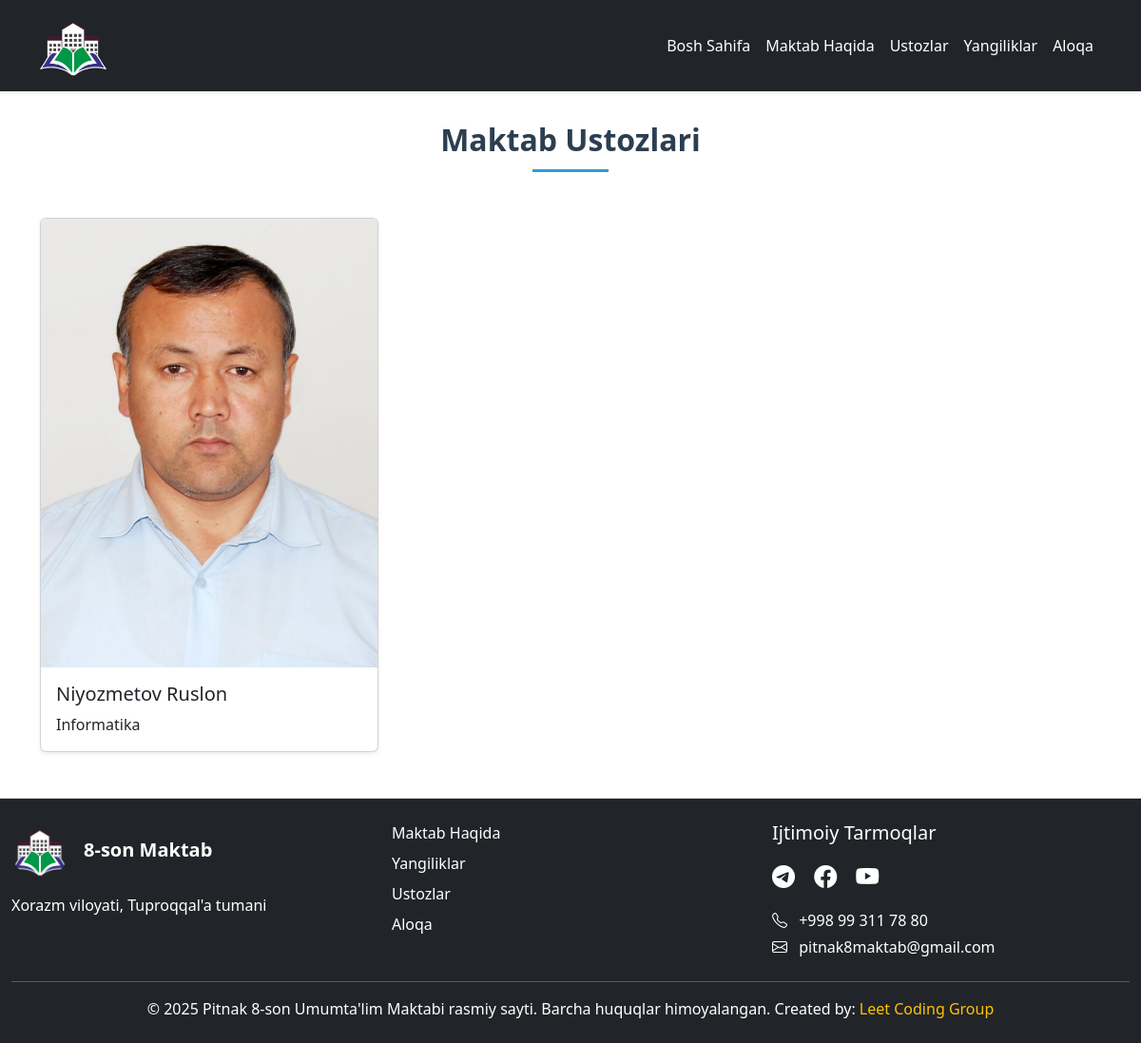
/teacher/, run on an earlier commit of the app's database.
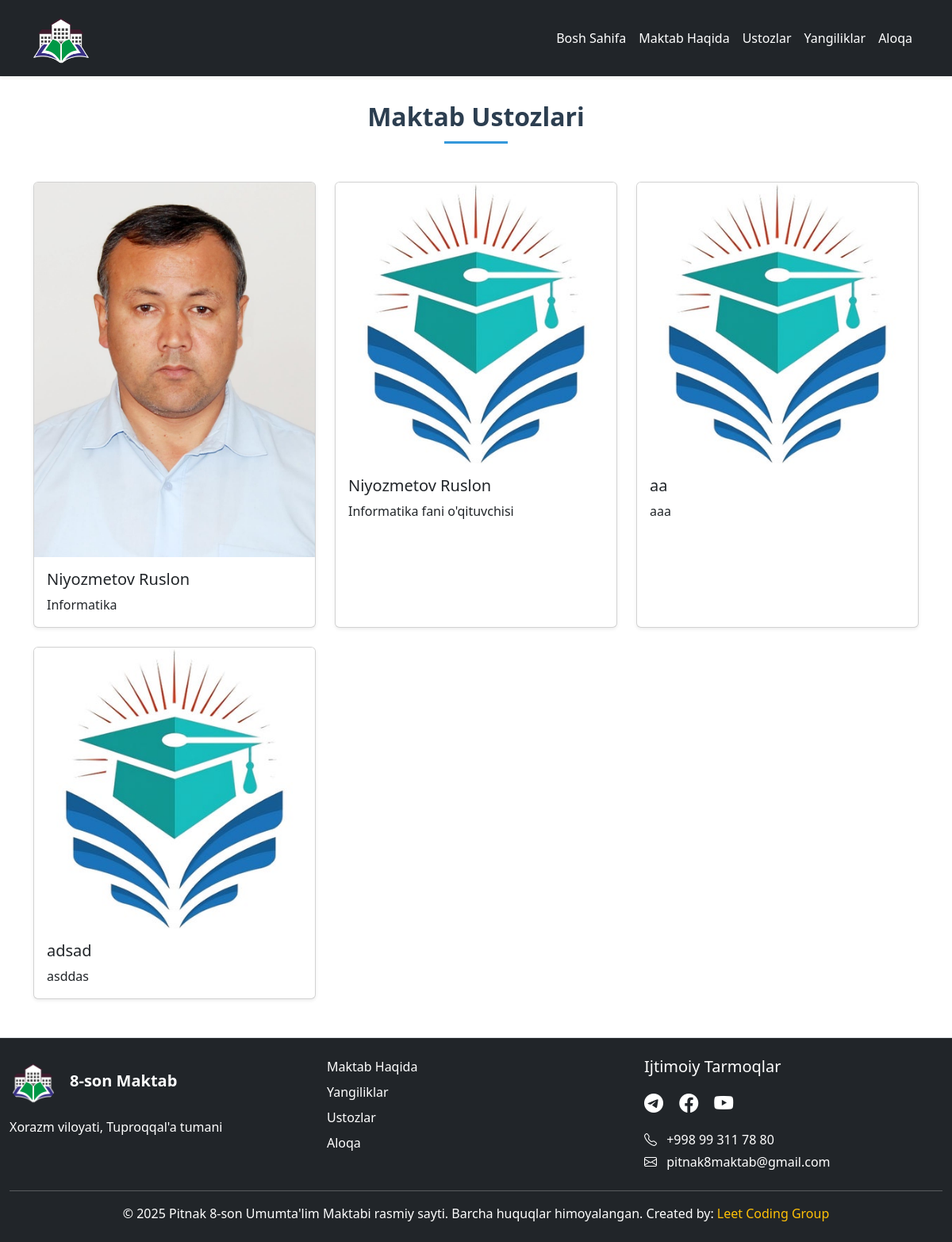
And on a later commit of the database.
### home/models.py (models this page shows, shortened)
class Teacher(models.Model):
    name = models.CharField(max_length=100, verbose_name="Ism")
    subject = models.CharField(max_length=100, verbose_name="Fan")
    photo = models.ImageField(upload_to='teacher_photos/', verbose_name="Rasm")
    class Meta:
        verbose_name = "Ustoz"
        verbose_name_plural = "Ustozlar"

### home/views.py (the view)
# urls.py: path('teacher/', teacher_view, name='teacher'),
def teacher_view(request):
    teachers = Teacher.objects.all()
    return render(request, 'teacher.html', {'teachers': teachers})

### templates/teacher.html (shortened to what this page needs)
{% extends 'base.html' %}
{% load static %}
{% block content %}
<main style="padding-top: 80px;">
    <h2 class="text-center mb-5 section-title fw-bold">Maktab Ustozlari</h2>
</main>
<div class="row g-4">
    {% for teacher in teachers %}
    <div class="col-md-6 col-lg-4">
        <div class="card h-100 teacher-card shadow-sm">
            <img src="{{ teacher.photo.url }}" class="card-img-top" alt="{{ teacher.name }}">
            <div class="card-body">
                <h5 class="card-title">{{ teacher.name }}</h5>
                <p class="card-text">{{ teacher.subject }}</p>
            </div>
        </div>
    </div>
    {% endfor %}
</div>
{% endblock %}

What changed in the data, as far as the page shows it:
added Teacher: photo (picture), name "Niyozmetov Ruslon", subject "Informatika fani o'qituvchisi"
added Teacher: photo (picture), name "aa", subject "aaa"
added Teacher: photo (picture), name "adsad", subject "asddas"
